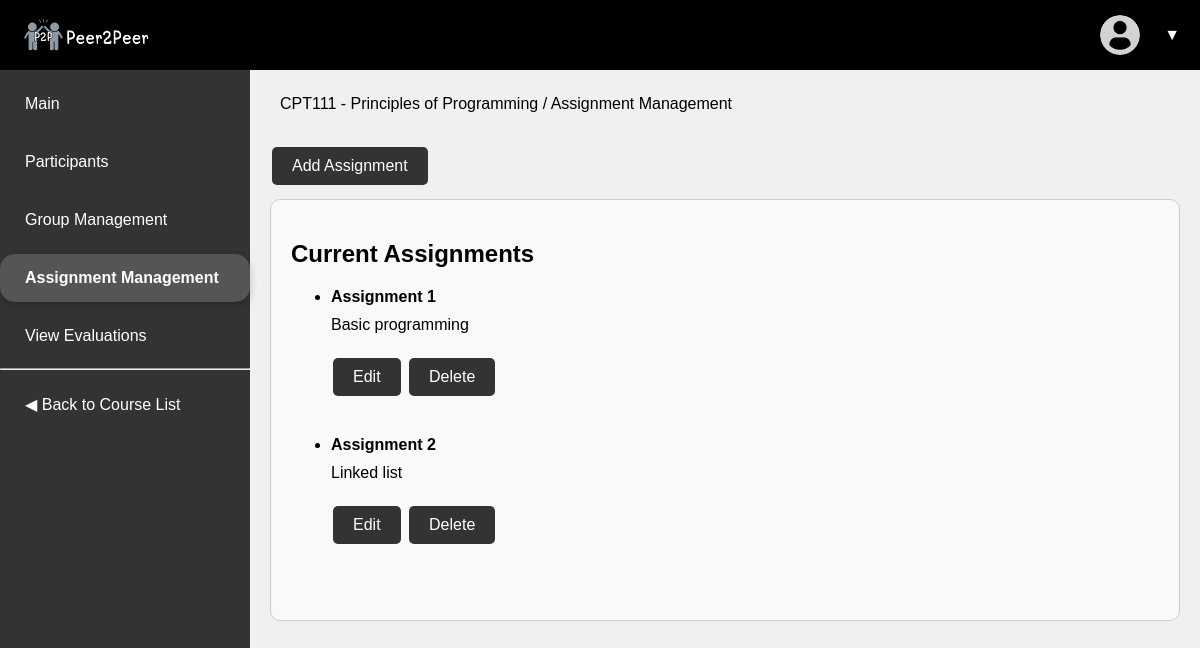
The page /assignment_management/1 on the database its author committed.
### models.py (models this page shows)
class Course(db.Model):
    __tablename__ = 'Course'
    id = db.Column(db.Integer, primary_key=True)
    name = db.Column(db.String(100), nullable=False)
    code = db.Column(db.String(20), unique=True, nullable=False)
    enrollments = db.relationship('UserCourseEnrollment', back_populates='course')
    assignments = db.relationship('Assignments', back_populates='course')
    self_evaluations = db.relationship('SelfEvaluations', back_populates='course')
    comments = db.relationship('Comments', back_populates='course')

class Assignments(db.Model):
    __tablename__ = 'Assignments'
    id = db.Column(db.Integer, primary_key=True)
    title = db.Column(db.String(255), nullable=False)
    description = db.Column(db.Text, nullable=True)
    course_id = db.Column(db.Integer, db.ForeignKey('Course.id'), nullable=False)
    course = db.relationship('Course', back_populates='assignments')
    group_evaluations = db.relationship('GroupEvaluations', back_populates='assignment', lazy=True)  # Add this line
    participation_evaluations = db.relationship('ParticipationEvaluations', back_populates='assignment', lazy=True)
    leadership_evaluations = db.relationship('LeadershipEvaluations', back_populates='assignment', lazy=True)
    cooperation_evaluations = db.relationship('CooperationEvaluations', back_populates='assignment', lazy=True)
    time_management_evaluations = db.relationship('TimeManagementEvaluations', back_populates='assignment', lazy=True)
    communication_evaluations = db.relationship('CommunicationEvaluations', back_populates='assignment', lazy=True)
    problem_solving_evaluations = db.relationship('ProblemSolvingEvaluations', back_populates='assignment', lazy=True)

### app.py (the view, shortened to what this page needs)
@app.route('/assignment_management/<int:course_id>', methods=['GET', 'POST'])
def assignment_management(course_id):
    course = Course.query.get(course_id)
    if course is None:
        abort(404)  # Return a 404 error if the course is not found
    user_id = session.get('user_id')
    user = User.query.get(user_id) if user_id else None  # Get user if logged in
    assignments = Assignments.query.filter_by(course_id=course_id).all()
    return render_template('assignment_management.html', assignments=assignments, course=course, user=user, active_page='assignment_management')

### templates/assignment_management.html (shortened to what this page needs)
<!DOCTYPE html>
<html lang="en">
<head>
    <link rel="stylesheet" href="{{ url_for('static', filename='style.css') }}">
    <link rel="stylesheet" href="https://cdn.jsdelivr.net/npm/sweetalert2@11/dist/sweetalert2.min.css">
</head>
<body>
    <header>
        <div class="topnav">
            <div class="logo">
                <img src="{{ url_for('static', filename='P2P.png') }}" alt="Logo">
            </div>
            <div class="user-profile">
                <img src="{{ url_for('static', filename='user.png') }}" alt="Profile picture">
                <button class="profile-toggle">▼</button>
            </div>
        </div>
    </header>
    <div class="main">
        <div class="sidenav">
            <a href="{{ url_for('course_view', course_id=course.id) }}" class="{% if active_page == 'course_view_lecturer' %}active{% endif %}">Main</a>
            <a href="{{ url_for('participants_view', course_id=course.id) }}" class="{% if active_page == 'participants' %}active{% endif %}">Participants</a>
            <a href="{{ url_for('group_management', course_id=course.id) }}" class="{% if active_page == 'group_management' %}active{% endif %}">Group Management</a>
            <a href="{{ url_for('assignment_management', course_id=course.id) }}" class="{% if active_page == 'assignment_management' %}active{% endif %}">Assignment Management</a>
            <a href="{{ url_for('view_evaluations', course_id=course.id) }}" class="{% if active_page == 'view_evaluations' %}active{% endif %}">View Evaluations</a>
            <hr>
             <a href="{{ url_for('course_selection') }}">◀ Back to Course List</a>
        </div>
        <div class="webloc-section">
            <p>{{ course.code }} - {{ course.name }} / Assignment Management</p>
        </div>
        <button class="web-button" id="show-form-button">Add Assignment</button>
        <div class="block-2">
		    <h2>Current Assignments</h2>
		    <ul>
		        {% if assignments %}
		            {% for assignment in assignments %}
		                <li>
		                    <strong style="font-size: 16px;">{{ assignment.title }}</strong><br>
		                    <p style="font-size: 16px;">{{ assignment.description }}</p>
                            <form action="{{ url_for('edit_assignment', course_id=course.id, assignment_id=assignment.id) }}" method="GET" style="display:inline;">
                                <button class="web-button" type="submit">Edit</button>
                            </form>
                            <form action="{{ url_for('delete_assignment', course_id=course.id, assignment_id=assignment.id) }}" method="POST" style="display:inline;" onsubmit="return confirm('Are you sure you want to delete this assignment?');">
                                <button class="web-button" type="submit">Delete</button>
                            </form>
		                </li>
                        <br><br>
		            {% endfor %}
		        {% else %}
		            <li>No assignments available at this time.</li>
		        {% endif %}
		    </ul>
		</div>
    </div>
</body>
</html>

### static/style.css (style rules this page uses)
body, html { margin: 0; padding: 0; height: 100%; font-family: Arial, sans-serif; background-color: #f0f0f0; }
header { background-color: #000; position: fixed; width: 100%; z-index: 1000; }
.topnav { display: flex; justify-content: space-between; align-items: center; padding: 10px 20px; height: 50px; }
.logo img { height: 40px; vertical-align: middle; }
p { font-size: 20px; margin: 10px 0 20px; }
a { display: inline-block; margin-top: 10px; color: #007bff; text-decoration: none; }
.sidenav { width: 250px; height: 100vh; position: fixed; left: 0; top: 0; background-color: #333; padding-top: 70px; transition: 0.3s; }
.sidenav a { display: block; color: white; padding: 15px 25px; text-decoration: none; font-size: 16px; transition: 0.3s; }
.sidenav a.active { background-color: #555; color: white; font-weight: bold; border-radius: 15px; box-shadow: 0 4px 8px rgba(0, 0, 0, 0.2); font-size: 1em; }
.webloc-section { margin-top: 55px; padding: 10px; font-size: 12px; margin-bottom: 0px; }
.webloc-section p { font-size: 16px; }
.main { margin-left: 250px; padding: 20px; }
.block-2 { position: relative; background-color: #f9f9f9; margin-top: 10px; padding: 20px; border: 1px solid #ccc; padding-right: 30px; border-radius: 10px; }
.user-profile { position: relative; }
.user-profile img { width: 40px; height: 40px; border-radius: 50%; margin-right: 10px; vertical-align: middle; }
.profile-toggle { background: none; border: none; color: #fff; font-size: 16px; cursor: pointer; padding: 0; margin-left: 10px; }
.assignment-form button[type="submit"], .web-button { background-color: #333; border: none; color: white; padding: 10px 20px; text-align: center; text-decoration: none; display: inline-block; font-size: 16px; margin: 4px 2px; cursor: pointer; border-radius: 5px; transition: background-color 0.3s; }

### rows shown on the page
Course: code "CPT111", name "Principles of Programming"
Assignments: title "Assignment 1", description "Basic programming"
Assignments: title "Assignment 2", description "Linked list"
